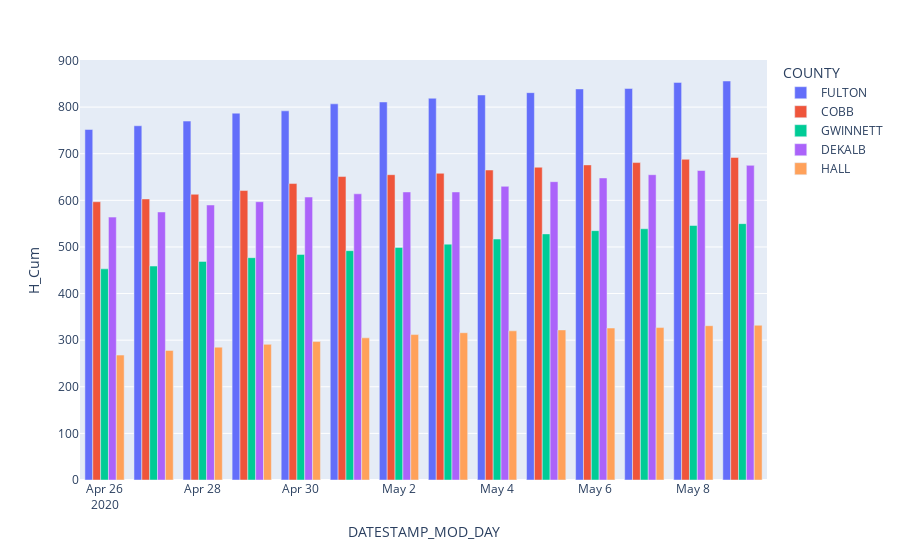

The code cell stored with this chart in its notebook:
### Code cell
plotly5 = px.bar(dailySpecific,
                x='DATESTAMP_MOD_DAY',
                y='H_Cum',
                color='COUNTY',
                barmode='group')
plotly5.show()

### Figure 1 — Plotly figure (JSON) as saved in the notebook; plotly's stock layout.template omitted (floating-point values rounded to 4 significant figures)
{"data": [{"alignmentgroup": "True", "hovertemplate": "COUNTY=FULTON<br>DATESTAMP_MOD_DAY=%{x}<br>H_Cum=%{y}<extra></extra>", "legendgroup": "FULTON", "marker": {"color": "#636efa", "pattern": {"shape": ""}}, "name": "FULTON", "offsetgroup": "FULTON", "orientation": "v", "showlegend": true, "textposition": "auto", "type": "bar", "x": ["2020-04-26", "2020-04-27", "2020-04-28", "2020-04-29", "2020-04-30", "2020-05-01", "2020-05-02", "2020-05-03", "2020-05-04", "2020-05-05", "2020-05-06", "2020-05-07", "2020-05-08", "2020-05-09"], "xaxis": "x", "y": [752, 760, 770, 787, 792, 807, 811, 819, 826, 831, 839, 840, 853, 856], "yaxis": "y"}, {"alignmentgroup": "True", "hovertemplate": "COUNTY=COBB<br>DATESTAMP_MOD_DAY=%{x}<br>H_Cum=%{y}<extra></extra>", "legendgroup": "COBB", "marker": {"color": "#EF553B", "pattern": {"shape": ""}}, "name": "COBB", "offsetgroup": "COBB", "orientation": "v", "showlegend": true, "textposition": "auto", "type": "bar", "x": ["2020-04-26", "2020-04-27", "2020-04-28", "2020-04-29", "2020-04-30", "2020-05-01", "2020-05-02", "2020-05-03", "2020-05-04", "2020-05-05", "2020-05-06", "2020-05-07", "2020-05-08", "2020-05-09"], "xaxis": "x", "y": [597, 603, 613, 621, 636, 651, 655, 658, 665, 671, 676, 681, 688, 692], "yaxis": "y"}, {"alignmentgroup": "True", "hovertemplate": "COUNTY=GWINNETT<br>DATESTAMP_MOD_DAY=%{x}<br>H_Cum=%{y}<extra></extra>", "legendgroup": "GWINNETT", "marker": {"color": "#00cc96", "pattern": {"shape": ""}}, "name": "GWINNETT", "offsetgroup": "GWINNETT", "orientation": "v", "showlegend": true, "textposition": "auto", "type": "bar", "x": ["2020-04-26", "2020-04-27", "2020-04-28", "2020-04-29", "2020-04-30", "2020-05-01", "2020-05-02", "2020-05-03", "2020-05-04", "2020-05-05", "2020-05-06", "2020-05-07", "2020-05-08", "2020-05-09"], "xaxis": "x", "y": [453, 459, 469, 477, 484, 492, 499, 506, 517, 528, 535, 539, 546, 550], "yaxis": "y"}, {"alignmentgroup": "True", "hovertemplate": "COUNTY=DEKALB<br>DATESTAMP_MOD_DAY=%{x}<br>H_Cum=%{y}<extra></extra>", "legendgroup": "DEKALB", "marker": {"color": "#ab63fa", "pattern": {"shape": ""}}, "name": "DEKALB", "offsetgroup": "DEKALB", "orientation": "v", "showlegend": true, "textposition": "auto", "type": "bar", "x": ["2020-04-26", "2020-04-27", "2020-04-28", "2020-04-29", "2020-04-30", "2020-05-01", "2020-05-02", "2020-05-03", "2020-05-04", "2020-05-05", "2020-05-06", "2020-05-07", "2020-05-08", "2020-05-09"], "xaxis": "x", "y": [564, 575, 590, 597, 607, 614, 618, 618, 630, 640, 648, 655, 664, 675], "yaxis": "y"}, {"alignmentgroup": "True", "hovertemplate": "COUNTY=HALL<br>DATESTAMP_MOD_DAY=%{x}<br>H_Cum=%{y}<extra></extra>", "legendgroup": "HALL", "marker": {"color": "#FFA15A", "pattern": {"shape": ""}}, "name": "HALL", "offsetgroup": "HALL", "orientation": "v", "showlegend": true, "textposition": "auto", "type": "bar", "x": ["2020-05-06", "2020-05-07", "2020-05-08", "2020-05-09", "2020-04-26", "2020-04-27", "2020-04-28", "2020-04-29", "2020-04-30", "2020-05-01", "2020-05-02", "2020-05-03", "2020-05-04", "2020-05-05"], "xaxis": "x", "y": [326, 327, 331, 332, 268, 278, 285, 291, 297, 305, 312, 316, 320, 322], "yaxis": "y"}], "layout": {"barmode": "group", "legend": {"title": {"text": "COUNTY"}, "tracegroupgap": 0}, "margin": {"t": 60}, "xaxis": {"anchor": "y", "domain": [0, 1], "title": {"text": "DATESTAMP_MOD_DAY"}}, "yaxis": {"anchor": "x", "domain": [0, 1], "title": {"text": "H_Cum"}}}}
